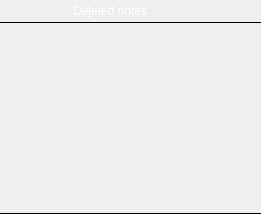
       <widget class="QWidget" name="deletedNotesWidget" native="true">
        <property name="styleSheet">
         <string notr="true">QWidget#deletedNotesWidget {
border: none;
}</string>
        </property>
        <layout class="QVBoxLayout" name="deletedNotesVerticalLayout">
         <property name="spacing">
          <number>0</number>
         </property>
         <property name="leftMargin">
          <number>0</number>
         </property>
         <property name="topMargin">
          <number>0</number>
         </property>
         <property name="rightMargin">
          <number>0</number>
         </property>
         <property name="bottomMargin">
          <number>0</number>
         </property>
         <item>
          <widget class="QFrame" name="deletedNotesHeaderPanel">
           <property name="minimumSize">
            <size>
             <width>0</width>
             <height>22</height>
            </size>
           </property>
           <property name="maximumSize">
            <size>
             <width>16777215</width>
             <height>22</height>
            </size>
           </property>
           <property name="styleSheet">
            <string notr="true">QWidget {
border: none;
background-color: qlineargradient(x1: 0, y1: 0, x2: 0, y2: 1,
stop: 0 #a6a6a6, stop: 0.08 #7f7f7f,
stop: 0.39999 #717171, stop: 0.4 #626262,
stop: 0.9 #4c4c4c, stop: 1 #333333);
color: rgb(255, 255, 255);
}

QPushButton {
border: none;
padding: 0px;
}

QPushButton:focus {
outline: none;
}

QPushButton:hover:!pressed {
background-color: qlineargradient(x1: 0, y1: 0, x2: 0, y2: 1,
stop: 0 #bcbcbc, stop: 0.08 #9f9f9f,
stop: 0.39999 #949494, stop: 0.4 #898989,
stop: 0.9 #787878, stop: 1 #666666);
}

QPushButton:pressed {
background-color: qlineargradient(x1: 0, y1: 0, x2: 0, y2: 1,
stop: 0 #535353, stop: 0.08 #3f3f3f,
stop: 0.39999 #393939, stop: 0.4 #313131,
stop: 0.9 #262626, stop: 1 #1a1a1a);
}

QPushButton#deletedNotesPanelIconPseudoPushButton:hover {
background-color: qlineargradient(x1: 0, y1: 0, x2: 0, y2: 1,
stop: 0 #a6a6a6, stop: 0.08 #7f7f7f,
stop: 0.39999 #717171, stop: 0.4 #626262,
stop: 0.9 #4c4c4c, stop: 1 #333333);
}

QPushButton#deletedNotesPanelIconPseudoPushButton:pressed {
background-color: qlineargradient(x1: 0, y1: 0, x2: 0, y2: 1,
stop: 0 #a6a6a6, stop: 0.08 #7f7f7f,
stop: 0.39999 #717171, stop: 0.4 #626262,
stop: 0.9 #4c4c4c, stop: 1 #333333);
}

QLabel {
border: none;
}</string>
           </property>
           <property name="lineWidth">
            <number>0</number>
           </property>
           <layout class="QHBoxLayout" name="deletedNotesButtonsHorizontalLayout">
            <property name="spacing">
             <number>0</number>
            </property>
            <property name="leftMargin">
             <number>0</number>
            </property>
            <property name="topMargin">
             <number>0</number>
            </property>
            <property name="rightMargin">
             <number>1</number>
            </property>
            <property name="bottomMargin">
             <number>0</number>
            </property>
            <item>
             <widget class="QPushButton" name="deletedNotesPanelIconPseudoPushButton">
              <property name="minimumSize">
               <size>
                <width>20</width>
                <height>20</height>
               </size>
              </property>
              <property name="maximumSize">
               <size>
                <width>20</width>
                <height>20</height>
               </size>
              </property>
              <property name="styleSheet">
               <string notr="true"/>
              </property>
              <property name="icon">
               <iconset theme="user-trash">
                <normaloff>.</normaloff>.</iconset>
              </property>
              <property name="flat">
               <bool>true</bool>
              </property>
             </widget>
            </item>
            <item>
             <widget class="QLabel" name="deletedNotesLabel">
              <property name="sizePolicy">
               <sizepolicy hsizetype="Preferred" vsizetype="Fixed">
                <horstretch>0</horstretch>
                <verstretch>0</verstretch>
               </sizepolicy>
              </property>
              <property name="minimumSize">
               <size>
                <width>180</width>
                <height>20</height>
               </size>
              </property>
              <property name="text">
               <string>De&amp;leted notes</string>
              </property>
              <property name="alignment">
               <set>Qt::AlignCenter</set>
              </property>
              <property name="buddy">
               <cstring>deletedNotesTableView</cstring>
              </property>
             </widget>
            </item>
            <item>
             <widget class="QPushButton" name="restoreDeletedNoteButton">
              <property name="sizePolicy">
               <sizepolicy hsizetype="Fixed" vsizetype="Fixed">
                <horstretch>0</horstretch>
                <verstretch>0</verstretch>
               </sizepolicy>
              </property>
              <property name="minimumSize">
               <size>
                <width>20</width>
                <height>20</height>
               </size>
              </property>
              <property name="maximumSize">
               <size>
                <width>20</width>
                <height>20</height>
               </size>
              </property>
              <property name="toolTip">
               <string>Restore deleted note</string>
              </property>
              <property name="icon">
               <iconset theme="edit-redo">
                <normaloff>.</normaloff>.</iconset>
              </property>
              <property name="iconSize">
               <size>
                <width>16</width>
                <height>16</height>
               </size>
              </property>
              <property name="flat">
               <bool>true</bool>
              </property>
             </widget>
            </item>
            <item>
             <widget class="QPushButton" name="eraseDeletedNoteButton">
              <property name="sizePolicy">
               <sizepolicy hsizetype="Fixed" vsizetype="Fixed">
                <horstretch>0</horstretch>
                <verstretch>0</verstretch>
               </sizepolicy>
              </property>
              <property name="minimumSize">
               <size>
                <width>20</width>
                <height>20</height>
               </size>
              </property>
              <property name="maximumSize">
               <size>
                <width>20</width>
                <height>20</height>
               </size>
              </property>
              <property name="toolTip">
               <string>Erase the note completely</string>
              </property>
              <property name="icon">
               <iconset theme="edit-clear">
                <normaloff>.</normaloff>.</iconset>
              </property>
              <property name="iconSize">
               <size>
                <width>16</width>
                <height>16</height>
               </size>
              </property>
              <property name="flat">
               <bool>true</bool>
              </property>
             </widget>
            </item>
            <item>
             <widget class="QPushButton" name="deletedNoteInfoButton">
              <property name="sizePolicy">
               <sizepolicy hsizetype="Fixed" vsizetype="Fixed">
                <horstretch>0</horstretch>
                <verstretch>0</verstretch>
               </sizepolicy>
              </property>
              <property name="minimumSize">
               <size>
                <width>20</width>
                <height>20</height>
               </size>
              </property>
              <property name="maximumSize">
               <size>
                <width>20</width>
                <height>20</height>
               </size>
              </property>
              <property name="icon">
               <iconset theme="dialog-information">
                <normaloff>.</normaloff>.</iconset>
              </property>
              <property name="iconSize">
               <size>
                <width>16</width>
                <height>16</height>
               </size>
              </property>
              <property name="flat">
               <bool>true</bool>
              </property>
             </widget>
            </item>
           </layout>
          </widget>
         </item>
         <item>
          <widget class="DeletedNoteItemView" name="deletedNotesTableView">
           <property name="minimumSize">
            <size>
             <width>0</width>
             <height>30</height>
            </size>
           </property>
           <property name="styleSheet">
            <string notr="true">#deletedNotesTableView {
border: none;
border-top: 1px solid black;
border-bottom: 1px solid black;
background-color: transparent;
}</string>
           </property>
           <property name="horizontalScrollBarPolicy">
            <enum>Qt::ScrollBarAlwaysOff</enum>
           </property>
          </widget>
         </item>
        </layout>
       </widget>
